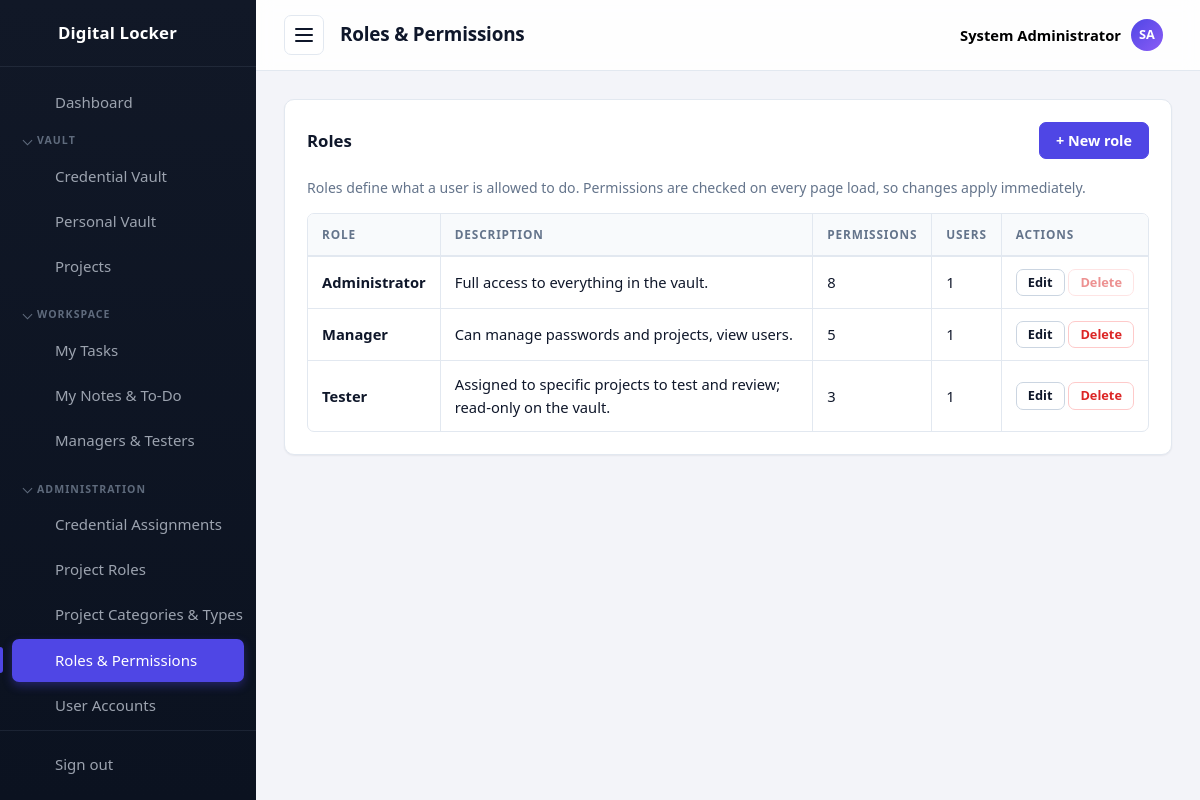
/roles/index.php (signed in), run on the app's committed database.
### tables this page shows
CREATE TABLE settings (
  id          INT UNSIGNED AUTO_INCREMENT PRIMARY KEY,
  setting_key VARCHAR(60) NOT NULL UNIQUE,
  setting_value TEXT NULL
);

CREATE TABLE roles (
  id            INT UNSIGNED AUTO_INCREMENT PRIMARY KEY,
  name          VARCHAR(80)  NOT NULL UNIQUE,
  description   VARCHAR(255) NOT NULL DEFAULT '',
  created_at    TIMESTAMP DEFAULT CURRENT_TIMESTAMP
);

### includes/functions.php (called while the page is built, shortened)
<?php
function assetUrl(string $relativePath): string
{
    $relativePath = '/' . ltrim($relativePath, '/');
    $diskPath = __DIR__ . '/..' . $relativePath;
    $version = is_file($diskPath) ? filemtime($diskPath) : time();
    return BASE_URL . $relativePath . '?v=' . $version;
}
function e(?string $value): string
{
    return htmlspecialchars((string) $value, ENT_QUOTES, 'UTF-8');
}
function setting(string $key, ?string $default = null): ?string
{
    global $db;
    static $cache = null;
    if ($cache === null) {
        $cache = [];
        try {
            $rows = $db->query('SELECT setting_key, setting_value FROM settings')->fetchAll();
            foreach ($rows as $row) {
                $cache[$row['setting_key']] = $row['setting_value'];
            }
        } catch (Throwable $e) {
            return $default;
        }
    }
    return $cache[$key] ?? $default;
}
function appName(): string
{
    return setting('app_name') ?: 'Digital Locker';
}
function pageTitle(string $title): string
{
    return $title . ' | ' . appName();
}
function initials(string $name): string
{
    $parts = preg_split('/\s+/', trim($name));
    $letters = array_map(static fn ($p) => mb_strtoupper(mb_substr($p, 0, 1)), array_filter($parts));
    return implode('', array_slice($letters, 0, 2)) ?: '?';
}

### includes/auth.php (called while the page is built, shortened)
<?php
function currentUser(): ?array
{
    return $_SESSION['user'] ?? null;
}
function isLoggedIn(): bool
{
    return !empty($_SESSION['user']['id']);
}
function userPermissions(): array
{
    static $permissions = null;
    if ($permissions !== null) {
        return $permissions;
    }
    global $db;
    $permissions = [];
    $stmt = $db->prepare(
        'SELECT DISTINCT rp.permission
           FROM role_permissions rp
           JOIN user_roles ur ON ur.role_id = rp.role_id
          WHERE ur.user_id = :uid'
    );
    $stmt->execute(['uid' => $_SESSION['user']['id']]);
    foreach ($stmt->fetchAll() as $row) {
        $permissions[] = $row['permission'];
    }
    return $permissions;
}
function hasPermission(string $permission): bool
{
    return in_array($permission, userPermissions(), true);
}
function requirePermission(string $permission): void
{
    if (!hasPermission($permission)) {
        require __DIR__ . '/../403.php';
        exit;
    }
}
function userRoleNames(): array
{
    static $roles = null;
    if ($roles !== null) {
        return $roles;
    }
    global $db;
    $stmt = $db->prepare(
        'SELECT r.name, r.id
           FROM roles r
           JOIN user_roles ur ON ur.role_id = r.id
          WHERE ur.user_id = :uid'
    );
    $stmt->execute(['uid' => $_SESSION['user']['id']]);
    $roles = $stmt->fetchAll();
    return $roles;
}
function isAdministrator(): bool
{
    foreach (userRoleNames() as $role) {
        if ($role['name'] === 'Administrator') {
            return true;
        }
    }
    return false;
}

### roles/index.php (the view, shortened to what this page needs)
<?php
require_once __DIR__ . '/../includes/init.php';
requirePermission('roles.manage');
$pageTitle = 'Roles & Permissions';
$activePage = 'roles';
$roles = $db->query(
    'SELECT r.id, r.name, r.description,
            (SELECT COUNT(*) FROM role_permissions rp WHERE rp.role_id = r.id) AS permission_count,
            (SELECT COUNT(*) FROM user_roles ur WHERE ur.role_id = r.id) AS user_count
       FROM roles r
      ORDER BY r.name'
)->fetchAll();
require __DIR__ . '/../includes/header.php';
?>
<div class="card">
    <div class="card__header card__header--stack">
        <h2 class="card__title">Roles</h2>
        <a class="btn btn--primary" href="create.php">+ New role</a>
    </div>
    <p class="muted">
        Roles define what a user is allowed to do. Permissions are checked on every page load,
        so changes apply immediately.
    </p>
    <?php if ($roles): ?>
        <div class="table-wrap">
        <table class="table">
            <thead>
                <tr>
                    <th>Role</th>
                    <th>Description</th>
                    <th>Permissions</th>
                    <th>Users</th>
                    <th class="table__actions">Actions</th>
                </tr>
            </thead>
            <tbody>
            <?php foreach ($roles as $r): ?>
                <tr>
                    <td><strong><?= e($r['name']) ?></strong></td>
                    <td><?= e($r['description'] ?: '—') ?></td>
                    <td><?= (int) $r['permission_count'] ?></td>
                    <td><?= (int) $r['user_count'] ?></td>
                    <td class="table__actions">
                        <a class="btn btn--small" href="edit.php?id=<?= (int) $r['id'] ?>">Edit</a>
                        <form class="inline-form" method="post" action="delete.php"
                              onsubmit="return confirm('Delete this role? Users holding it will lose its permissions.');">
                            <button type="submit" class="btn btn--small btn--danger" <?= (int) $r['id'] === 1 ? 'disabled' : '' ?>>Delete</button>
                        </form>
                    </td>
                </tr>
            <?php endforeach; ?>
            </tbody>
        </table>
        </div>
    <?php else: ?>
        <p class="muted">No roles yet.</p>
    <?php endif; ?>
</div>
<?php require __DIR__ . '/../includes/footer.php'; ?>

### includes/header.php (shortened to what this page needs)
<?php
require_once __DIR__ . '/init.php';
$currentUser = currentUser();
$userRoles   = isLoggedIn() ? userRoleNames() : [];
function isActive(string $name, string $current): string
{
    return $name === $current ? ' active' : '';
}
function sidebarGroups(): array
{
    return [
        'vault' => ['label' => 'Vault', 'items' => [
            ['key' => 'passwords', 'href' => '/passwords/index.php', 'icon' => 'passwords', 'label' => 'Credential Vault', 'show' => hasPermission('passwords.view')],
            ['key' => 'personal', 'href' => '/personal/index.php', 'icon' => 'personal', 'label' => 'Personal Vault', 'show' => true],
            ['key' => 'projects', 'href' => '/projects/index.php', 'icon' => 'projects', 'label' => hasPermission('projects.manage') ? 'Projects' : 'My Projects', 'show' => hasPermission('projects.manage') || hasAnyProjectMembership()],
        ]],
        'workspace' => ['label' => 'Workspace', 'items' => [
            ['key' => 'tasks', 'href' => '/tasks/index.php', 'icon' => 'tasks', 'label' => 'My Tasks', 'show' => hasPermission('tasks.view')],
            ['key' => 'notes', 'href' => '/notes/index.php', 'icon' => 'notes', 'label' => 'My Notes & To-Do', 'show' => true],
            ['key' => 'team', 'href' => '/team/index.php', 'icon' => 'team', 'label' => isAdministrator() ? 'Managers & Testers' : (hasPermission('tasks.manage') ? 'My Team' : 'Mentors'), 'show' => true],
        ]],
        'administration' => ['label' => 'Administration', 'items' => [
            ['key' => 'assignments', 'href' => '/passwords/assignments.php', 'icon' => 'assignments', 'label' => 'Credential Assignments', 'show' => hasPermission('passwords.manage')],
            ['key' => 'project-roles', 'href' => '/projects/roles.php', 'icon' => 'roles', 'label' => 'Project Roles', 'show' => hasPermission('passwords.manage')],
            ['key' => 'categories', 'href' => '/categories/index.php', 'icon' => 'categories', 'label' => 'Project Categories & Types', 'show' => true],
            ['key' => 'roles', 'href' => '/roles/index.php', 'icon' => 'roles', 'label' => 'Roles &amp; Permissions', 'show' => hasPermission('roles.manage')],
            ['key' => 'users', 'href' => '/users/index.php', 'icon' => 'users', 'label' => 'User Accounts', 'show' => hasPermission('users.manage')],
            ['key' => 'settings', 'href' => '/settings/index.php', 'icon' => 'settings', 'label' => 'Password Settings', 'show' => hasPermission('settings.manage')],
            ['key' => 'reset', 'href' => '/settings/reset.php', 'icon' => 'reset', 'label' => 'Factory Reset', 'show' => isAdministrator()],
        ]],
    ];
}
function navIcon(string $name): string
{
    $icons = [
        'dashboard' => '<path d="M3 3h8v8H3zM13 3h8v5h-8zM13 12h8v9h-8zM3 15h8v6H3z"/>',
        'passwords' => '<circle cx="8" cy="15" r="4"/><path d="M10.8 12.2L21 2M18 5l3 3M15.5 7.5l2 2"/>',
        'personal'  => '<circle cx="12" cy="8" r="4"/><path d="M4 21c0-4.4 3.6-7 8-7s8 2.6 8 7"/>',
        'export'    => '<path d="M12 3v12M8 11l4 4 4-4M4 17v3h16v-3"/>',
        'projects'  => '<path d="M3 7a2 2 0 0 1 2-2h4l2 2h8a2 2 0 0 1 2 2v9a2 2 0 0 1-2 2H5a2 2 0 0 1-2-2z"/>',
        'tasks'     => '<path d="M9 5H7a2 2 0 0 0-2 2v12a2 2 0 0 0 2 2h10a2 2 0 0 0 2-2V7a2 2 0 0 0-2-2h-2"/><rect x="9" y="3" width="6" height="4" rx="1"/><path d="M9 12l2 2 4-4"/>',
        'notes'     => '<path d="M6 3h9l5 5v13a1 1 0 0 1-1 1H6a1 1 0 0 1-1-1V4a1 1 0 0 1 1-1z"/><path d="M15 3v5h5M8 13h8M8 17h5"/>',
        'team'      => '<circle cx="9" cy="8" r="3.5"/><path d="M2.5 20c0-3.5 3-5.5 6.5-5.5s6.5 2 6.5 5.5M16 4.5a3.5 3.5 0 0 1 0 7M17.5 14.5c2.5.6 4 2.3 4 5.5"/>',
        'categories' => '<path d="M4 4h7v7H4zM13 4h7v7h-7zM4 13h7v7H4zM13 13h7v7h-7z"/>',
        'assignments' => '<circle cx="9" cy="7" r="4"/><path d="M2.5 21c0-4 3-6.5 6.5-6.5s6.5 2.5 6.5 6.5"/><path d="M17 8l2 2 4-4"/>',
        'roles'     => '<path d="M12 3l8 3v6c0 4.5-3.2 7.6-8 9-4.8-1.4-8-4.5-8-9V6z"/><path d="M9 12l2 2 4-4"/>',
        'users'     => '<circle cx="9" cy="8" r="3.5"/><path d="M2.5 20c0-3.5 3-5.5 6.5-5.5s6.5 2 6.5 5.5M16 4.5a3.5 3.5 0 0 1 0 7M17.5 14.5c2.5.6 4 2.3 4 5.5"/>',
        'settings'  => '<path d="M4 7h10M18 7h2M4 17h2M10 17h10"/><circle cx="16" cy="7" r="2.5"/><circle cx="8" cy="17" r="2.5"/>',
        'reset'     => '<path d="M3 12a9 9 0 1 1 3 6.7"/><path d="M3 21v-5h5"/>',
        'logout'    => '<path d="M14 4H5v16h9M10 12h11M18 8l4 4-4 4"/>',
        'lock'      => '<rect x="5" y="11" width="14" height="10" rx="2"/><path d="M8 11V8a4 4 0 0 1 8 0v3M12 15v3"/>',
    ];
    return '<svg class="icon" width="24" height="24" viewBox="0 0 24 24" fill="none" stroke="currentColor" stroke-width="2" stroke-linecap="round" stroke-linejoin="round" aria-hidden="true">' . ($icons[$name] ?? '') . '</svg>';
}
?>
<!DOCTYPE html>
<html lang="en">
<head>
    <title><?= e(pageTitle($pageTitle)) ?></title>
    <link rel="stylesheet" href="<?= e(assetUrl('/assets/css/style.css')) ?>">
</head>
<body data-autolock="<?= (int) setting('auto_lock_minutes', '0') ?>" data-confirm-reveal="<?= (int) setting('require_confirm_reveal', '0') ?>" data-lock-url="<?= e(BASE_URL . '/lock.php') ?>">
<div class="layout">
    <aside class="sidebar" id="sidebar">
        <a class="sidebar__brand" href="<?= BASE_URL ?>/dashboard.php" aria-label="<?= e(appName()) ?>">
            <?= navIcon('lock') ?>
            <span class="sidebar__brand-text"><?= e(appName()) ?></span>
        </a>
        <nav class="sidebar__nav" aria-label="Main navigation">
            <a class="sidebar__link<?= isActive('dashboard', $activePage) ?>" href="<?= BASE_URL ?>/dashboard.php">
                <?= navIcon('dashboard') ?>
                <span class="sidebar__link-text">Dashboard</span>
            </a>
            <?php foreach (sidebarGroups() as $navGroup):
                $navItems = array_filter($navGroup['items'], static fn ($it) => $it['show']);
            ?>
                <details class="sidebar__group" open>
                    <summary class="sidebar__group-label"><?= e($navGroup['label']) ?></summary>
                    <?php foreach ($navItems as $navItem): ?>
                        <a class="sidebar__link<?= isActive($navItem['key'], $activePage) ?>" href="<?= BASE_URL . $navItem['href'] ?>">
                            <?= navIcon($navItem['icon']) ?>
                            <span class="sidebar__link-text"><?= $navItem['label'] ?></span>
                        </a>
                    <?php endforeach; ?>
                </details>
            <?php endforeach; ?>
        </nav>
        <div class="sidebar__footer">
            <a class="sidebar__link" href="<?= BASE_URL ?>/logout.php">
                <?= navIcon('logout') ?>
                <span class="sidebar__link-text">Sign out</span>
            </a>
        </div>
    </aside>
    <div class="main">
        <header class="topbar">
            <button class="topbar__toggle" id="sidebar-toggle" aria-label="Toggle navigation" aria-expanded="true">
                <span></span><span></span><span></span>
            </button>
            <h1 class="topbar__title"><?= e($pageTitle) ?></h1>
            <div class="topbar__user" id="user-menu">
                <button type="button" class="topbar__user-btn" id="user-menu-toggle" aria-haspopup="true" aria-expanded="false">
                    <span class="topbar__user-name"><?= e($currentUser['full_name'] ?: $currentUser['username']) ?></span>
                    <span class="topbar__avatar"><?= e(initials($currentUser['full_name'] ?: $currentUser['username'])) ?></span>
                </button>
            </div>
        </header>
        <main class="content">

### data on the page
settings: setting_value "Digital Locker"
roles: name "Administrator", description "Full access to everything in the vault.", permission_count "8", user_count "1"
roles: name "Manager", description "Can manage passwords and projects, view users.", permission_count "5", user_count "1"
roles: name "Tester", description "Assigned to specific projects to test and review; read-only on the vault.", permission_count "3", user_count "1"

### other printed values
$navGroup['label'] "VAULT"
$navItem['label'] "Credential Vault"
$navItem['label'] "Personal Vault"
$navItem['label'] "Projects"
$navGroup['label'] "WORKSPACE"
$navItem['label'] "My Tasks"
$navItem['label'] "My Notes & To-Do"
$navItem['label'] "Managers & Testers"
$navGroup['label'] "ADMINISTRATION"
$navItem['label'] "Credential Assignments"
$navItem['label'] "Project Roles"
$navItem['label'] "Project Categories & Types"
$navItem['label'] "Roles & Permissions"
$navItem['label'] "User Accounts"
$pageTitle "Roles & Permissions"
